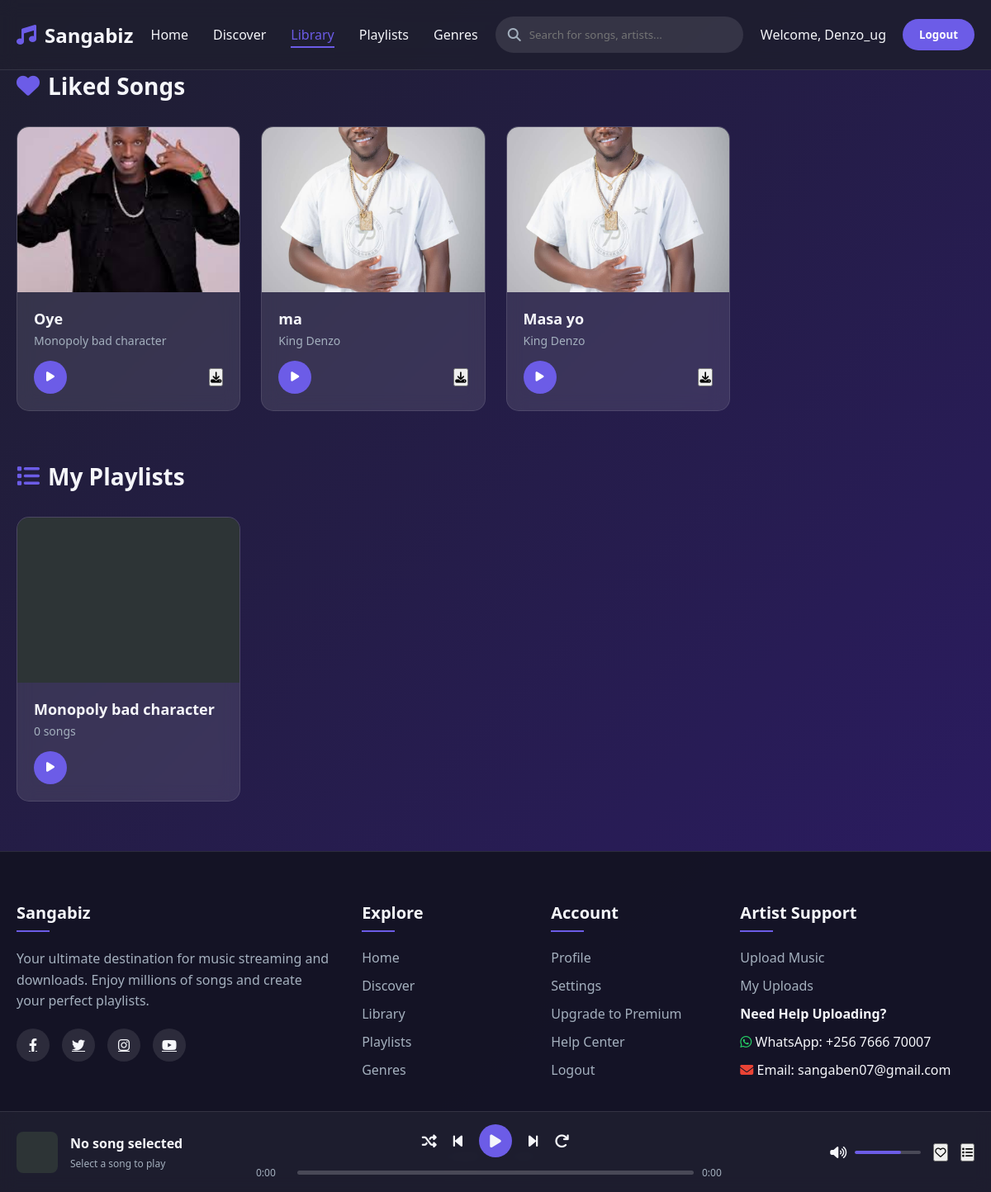
Screenshot of /library/ (signed in) with the database file from the repository.
### music/models.py (models this page shows, shortened)
class Song(models.Model):
    title = models.CharField(max_length=200)
    artist = models.ForeignKey(Artist, on_delete=models.CASCADE, related_name='songs')
    genre = models.ForeignKey(Genre, on_delete=models.CASCADE)
    audio_file = models.FileField(
        upload_to='songs/',
        validators=[FileExtensionValidator(allowed_extensions=['mp3', 'wav', 'ogg'])]
    )
    cover_image = models.ImageField(upload_to='covers/', blank=True, null=True)
    duration = models.PositiveIntegerField(help_text="Duration in seconds")
    upload_date = models.DateTimeField(auto_now_add=True)
    plays = models.PositiveIntegerField(default=0)
    downloads = models.PositiveIntegerField(default=0)
    is_approved = models.BooleanField(default=False)  # For moderation
    is_featured = models.BooleanField(default=False)
    class Meta:
        ordering = ['-upload_date']

class Artist(models.Model):
    user = models.OneToOneField(
        User,
        on_delete=models.CASCADE,
        related_name='artist_profile'
    )
    name = models.CharField(max_length=200)
    bio = models.TextField(blank=True, null=True)
    image = models.ImageField(upload_to='artists/', blank=True, null=True)
    genre = models.ForeignKey('Genre', on_delete=models.SET_NULL, null=True, blank=True)
    website = models.URLField(blank=True, null=True)
    is_verified = models.BooleanField(default=False)
    created_at = models.DateTimeField(auto_now_add=True)
    updated_at = models.DateTimeField(auto_now=True)
    objects = ArtistManager()
    class Meta:
        constraints = [
            models.UniqueConstraint(fields=['user'], name='unique_artist_user')
        ]

class Playlist(models.Model):
    name = models.CharField(max_length=200)
    user = models.ForeignKey(User, on_delete=models.CASCADE)
    songs = models.ManyToManyField(Song, blank=True)
    created_at = models.DateTimeField(auto_now_add=True)
    is_public = models.BooleanField(default=False)
    description = models.TextField(blank=True, null=True)
    cover_image = models.ImageField(upload_to='playlist_covers/', blank=True, null=True)
    class Meta:
        ordering = ['-created_at']

### music/views.py (the view)
# urls.py: path('library/', views.library, name='library'),
@login_required
def library(request):
    user_profile = UserProfile.objects.get(user=request.user)
    liked_songs = user_profile.liked_songs.all()
    playlists = Playlist.objects.filter(user=request.user)
    context = {
        'liked_songs': liked_songs,
        'playlists': playlists,
    }
    return render(request, 'library.html', context)

### music/templates/library.html (shortened to what this page needs)
{% extends "base.html" %}
{% block content %}
<section class="container">
    <h2 class="section-title">
        <i class="fas fa-heart"></i>
        Liked Songs
    </h2>
    {% if liked_songs %}
    <div class="featured-grid">
        {% for song in liked_songs %}
        <div class="song-card" data-song-id="{{ song.id }}">
            <div class="card-image" style="background-image: url('{% if song.cover_image %}{{ song.cover_image.url }}{% else %}/static/default-cover.jpg{% endif %}')"></div>
            <div class="card-content">
                <h3>{{ song.title }}</h3>
                <p>{{ song.artist.name }}</p>
                <div class="card-actions">
                    <button class="play-btn" onclick="playSong({{ song.id }})">
                        <i class="fas fa-play"></i>
                    </button>
                    <button class="download-btn" onclick="downloadSong({{ song.id }})">
                        <i class="fas fa-download"></i>
                    </button>
                </div>
            </div>
        </div>
        {% endfor %}
    </div>
    {% else %}
    <p>You haven't liked any songs yet.</p>
    {% endif %}
    <h2 class="section-title" style="margin-top: 50px;">
        <i class="fas fa-list"></i>
        My Playlists
    </h2>
    {% if playlists %}
    <div class="featured-grid">
        {% for playlist in playlists %}
        <div class="song-card">
            <div class="card-image" style="background-image: url('/static/playlist-cover.jpg');"></div>
            <div class="card-content">
                <h3>{{ playlist.name }}</h3>
                <p>{{ playlist.songs.count }} songs</p>
                <div class="card-actions">
                    <button class="play-btn" onclick="playPlaylist({{ playlist.id }})">
                        <i class="fas fa-play"></i>
                    </button>
                </div>
            </div>
        </div>
        {% endfor %}
    </div>
    {% else %}
    <p>You haven't created any playlists yet.</p>
    {% endif %}
</section>
{% endblock %}

### music/templates/base.html (shortened to what this page needs)
{% load static %}
<!DOCTYPE html>
<html lang="en">
<head>
    <link rel="stylesheet" href="https://cdnjs.cloudflare.com/ajax/libs/font-awesome/6.4.0/css/all.min.css">
</head>
<body>
    <header>
        <div class="container">
            <nav class="navbar">
                <div class="logo">
                    <i class="fas fa-music"></i>
                    <span>Sangabiz</span>
                </div>
                <div class="nav-links">
                    <a href="{% url 'home' %}" class="{% if request.resolver_match.url_name == 'home' %}active{% endif %}">Home</a>
                    <a href="{% url 'discover' %}" class="{% if request.resolver_match.url_name == 'discover' %}active{% endif %}">Discover</a>
                    <a href="{% url 'library' %}" class="{% if request.resolver_match.url_name == 'library' %}active{% endif %}">Library</a>
                    <a href="{% url 'playlists' %}" class="{% if request.resolver_match.url_name == 'playlists' %}active{% endif %}">Playlists</a>
                    <a href="{% url 'genres' %}" class="{% if request.resolver_match.url_name == 'genres' %}active{% endif %}">Genres</a>
                </div>
                <div class="search-bar">
                    <i class="fas fa-search"></i>
                    <input type="text" id="search-input" placeholder="Search for songs, artists..." onkeypress="handleSearchKeypress(event)">
                </div>
                <div class="user-actions">
                    {% if user.is_authenticated %}
                        <span class="user-welcome">Welcome, {{ user.username }}</span>
                        <form method="post" action="{% url 'logout' %}" style="display: inline;">
                            <button type="submit" id="logout-btn">Logout</button>
                        </form>
                    {% else %}
                        <button id="signup-btn">Sign Up</button>
                        <button id="login-btn">Login</button>
                    {% endif %}
                </div>
            </nav>
        </div>
    </header>
    <main>
        {% block content %}
        {% endblock %}
    </main>
    <div class="player-section">
        <div class="container">
            <div class="player-container">
                <div class="song-info">
                    <div class="song-thumb" id="current-song-thumb"></div>
                    <div class="song-details">
                        <h4 id="current-song-title">No song selected</h4>
                        <p id="current-song-artist">Select a song to play</p>
                    </div>
                </div>
                <div class="player-controls">
                    <div class="control-buttons">
                        <button id="shuffle-btn"><i class="fas fa-random"></i></button>
                        <button id="prev-btn"><i class="fas fa-step-backward"></i></button>
                        <button class="play-pause" id="play-pause-btn"><i class="fas fa-play"></i></button>
                        <button id="next-btn"><i class="fas fa-step-forward"></i></button>
                        <button id="repeat-btn"><i class="fas fa-redo"></i></button>
                    </div>
                    <div class="progress-container">
                        <span class="time" id="current-time">0:00</span>
                        <div class="progress-bar" id="progress-bar">
                        </div>
                        <span class="time" id="duration">0:00</span>
                    </div>
                </div>
                <div class="player-actions">
                    <div class="volume-control">
                        <i class="fas fa-volume-up" id="volume-icon"></i>
                        <div class="volume-bar" id="volume-bar">
                            <div class="volume-level" id="volume-level"></div>
                        </div>
                    </div>
                    <button id="like-btn"><i class="far fa-heart"></i></button>
                    <button id="queue-btn"><i class="fas fa-list"></i></button>
                </div>
            </div>
        </div>
    </div>
<footer>
    <div class="container">
        <div class="footer-content">
            <div class="footer-column">
                <h3>Sangabiz</h3>
                <p>Your ultimate destination for music streaming and downloads. Enjoy millions of songs and create your perfect playlists.</p>
                <div class="social-links">
                    <a href="#"><i class="fab fa-facebook-f"></i></a>
                    <a href="#"><i class="fab fa-twitter"></i></a>
                    <a href="#"><i class="fab fa-instagram"></i></a>
                    <a href="#"><i class="fab fa-youtube"></i></a>
                </div>
            </div>
            <div class="footer-column">
                <h3>Explore</h3>
                <ul>
                    <li><a href="{% url 'home' %}">Home</a></li>
                    <li><a href="{% url 'discover' %}">Discover</a></li>
                    <li><a href="{% url 'library' %}">Library</a></li>
                    <li><a href="{% url 'playlists' %}">Playlists</a></li>
                    <li><a href="{% url 'genres' %}">Genres</a></li>
                </ul>
            </div>
            <div class="footer-column">
                <h3>Account</h3>
                <ul>
                    <li><a href="#">Profile</a></li>
                    <li><a href="#">Settings</a></li>
                    <li><a href="#">Upgrade to Premium</a></li>
                    <li><a href="#">Help Center</a></li>
                    <li><a href="{% url 'logout' %}">Logout</a></li>
                </ul>
            </div>
            <div class="footer-column">
                <h3>Artist Support</h3>
                <ul>
                    <li><a href="{% url 'upload_music' %}">Upload Music</a></li>
                    <li><a href="{% url 'my_uploads' %}">My Uploads</a></li>
                    <li><strong>Need Help Uploading?</strong></li>
                    <li><i class="fab fa-whatsapp"></i> WhatsApp: +256 7666 70007</li>
                    <li><i class="fas fa-envelope"></i> Email: sangaben07@gmail.com</li>
                </ul>
            </div>
        </div>
        <div class="copyright">
            <p>&copy; 2023 Sangabiz. All rights reserved.</p>
        </div>
    </div>
</footer>
</body>
</html>

### rows the page displays
Song: cover_image (picture), title "Oye", artist.name "Monopoly bad character"
Song: cover_image (picture), title "ma", artist.name "King Denzo"
Song: cover_image (picture), title "Masa yo", artist.name "King Denzo"
Playlist: name "Monopoly bad character", songs.count "0"

### other values shown
{{ user.username }} "Denzo_ug"
